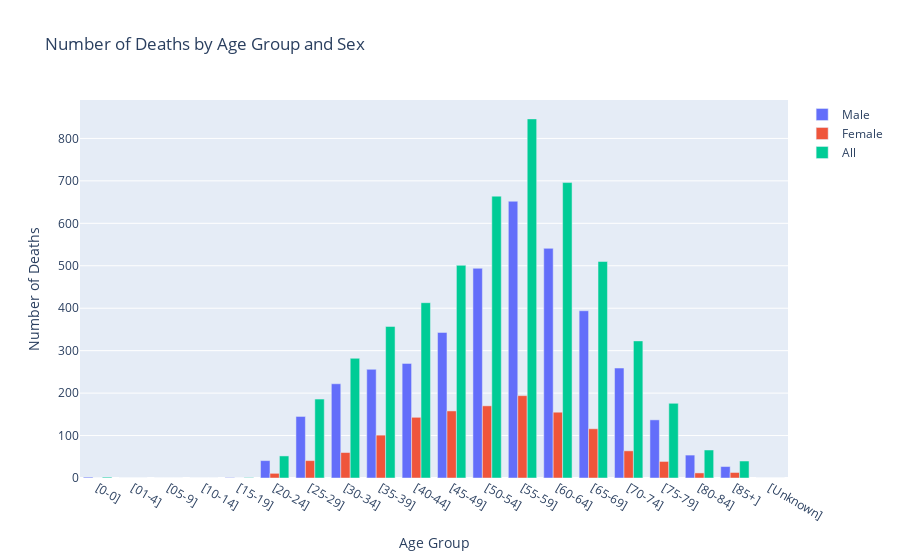

The code cell stored with this chart in its notebook:
### Code cell
male_data = df.loc[df['Sex'] == 'Male']
male_deaths = male_data.groupby('Age Group')['Number'].sum()
female_data = df.loc[df['Sex'] == 'Female']
female_deaths = female_data.groupby('Age Group')['Number'].sum()
all_deaths = df.groupby('Age Group')['Number'].sum()

plotdata = pd.DataFrame({
    'Male': male_deaths,
    'Female': female_deaths,
    'All': all_deaths
})

fig = go.Figure()

fig.add_trace(go.Bar(x=plotdata.index, y=plotdata['Male'], name='Male'))
fig.add_trace(go.Bar(x=plotdata.index, y=plotdata['Female'], name='Female'))
fig.add_trace(go.Bar(x=plotdata.index, y=plotdata['All'], name='All'))

fig.update_layout(
    barmode='group',
    title='Number of Deaths by Age Group and Sex',
    xaxis_title='Age Group',
    yaxis_title='Number of Deaths',

)

fig.show()

### Figure 1 — Plotly figure (JSON) as saved in the notebook; plotly's stock layout.template omitted (floating-point values rounded to 4 significant figures)
{"data": [{"name": "Male", "type": "bar", "x": ["[0-0]", "[01-4]", "[05-9]", "[10-14]", "[15-19]", "[20-24]", "[25-29]", "[30-34]", "[35-39]", "[40-44]", "[45-49]", "[50-54]", "[55-59]", "[60-64]", "[65-69]", "[70-74]", "[75-79]", "[80-84]", "[85+]", "[Unknown]"], "y": [2, 0, 0, 0, 1, 41, 145, 222, 256, 270, 343, 494, 652, 541, 394, 259, 137, 54, 27, 0]}, {"name": "Female", "type": "bar", "x": ["[0-0]", "[01-4]", "[05-9]", "[10-14]", "[15-19]", "[20-24]", "[25-29]", "[30-34]", "[35-39]", "[40-44]", "[45-49]", "[50-54]", "[55-59]", "[60-64]", "[65-69]", "[70-74]", "[75-79]", "[80-84]", "[85+]", "[Unknown]"], "y": [0, 0, 0, 0, 0, 11, 41, 60, 101, 143, 158, 170, 194, 155, 116, 64, 39, 12, 13, 0]}, {"name": "All", "type": "bar", "x": ["[0-0]", "[01-4]", "[05-9]", "[10-14]", "[15-19]", "[20-24]", "[25-29]", "[30-34]", "[35-39]", "[40-44]", "[45-49]", "[50-54]", "[55-59]", "[60-64]", "[65-69]", "[70-74]", "[75-79]", "[80-84]", "[85+]", "[Unknown]"], "y": [2, 0, 0, 0, 1, 52, 186, 282, 357, 413, 501, 664, 846, 696, 510, 323, 176, 66, 40, 0]}], "layout": {"barmode": "group", "title": {"text": "Number of Deaths by Age Group and Sex"}, "xaxis": {"title": {"text": "Age Group"}}, "yaxis": {"title": {"text": "Number of Deaths"}}}}
